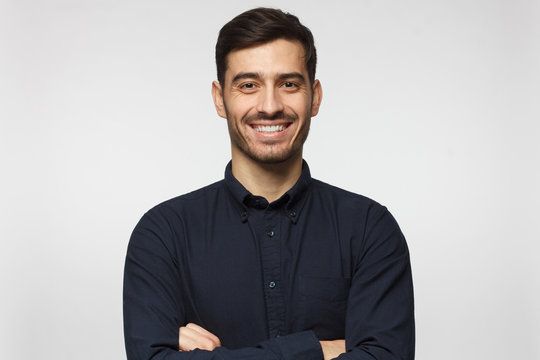
#> input picture images/person.jpg, 540 x 360 px
$ python image_read_show.py
#> lines starting #> are read from the running program, lines starting #| are printed output that depends on the picture
import cv2
import numpy as np

image= cv2.imread("images/person.jpg")              # reading the image
#> image is the input picture: shape (360, 540, 3); mean B, G, R 173.6, 172.8, 175.2
re_image= cv2.resize(image, (200,200))              # resizing the image
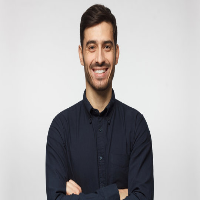
#> re_image: shape (200, 200, 3); mean B, G, R 173.6, 172.8, 175.1

h= np.hstack((re_image, re_image))                  # placing the images horizontally
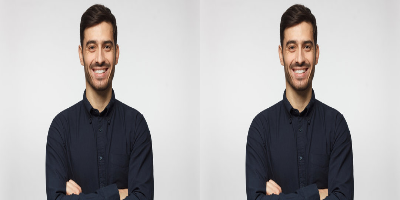
#> h: shape (200, 400, 3); mean B, G, R 173.6, 172.8, 175.1
v= np.vstack((h,h))                                 # placing the images vertically
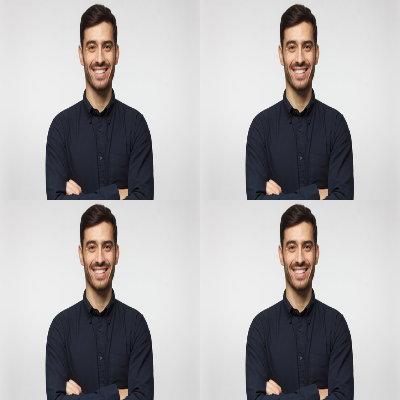
#> v: shape (400, 400, 3); mean B, G, R 173.6, 172.8, 175.1
cv2.imshow("first desktop image", v)                # showing the image on desktop window
cv2.waitKey(0)                                      # 0 pass for pressing any key it close the window or we can pass time also in milisec i.e 5000 for 5 sec
cv2.destroyAllWindows()                             # closing all windows
